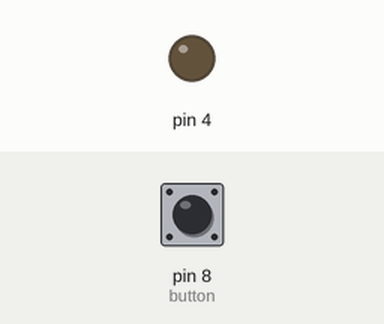
Recording of a sketch running on a simulated Arduino Uno, built with avr-gcc and run on an emulated ATmega328P. On the bench: output pins drawn as LEDs (lit = HIGH). The test bench sets the inputs (shaded band); at power-on: pin 8 (button) LOW.

Above: at 1.2 s.
1.3 s: pin 8 (button) pulled HIGH for 0.15 s
At 2.4 s:
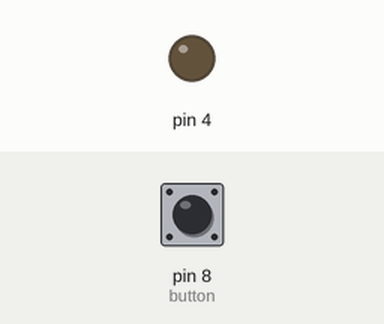
3.0 s: pin 8 (button) pulled HIGH for 1 s
At 3.8 s:
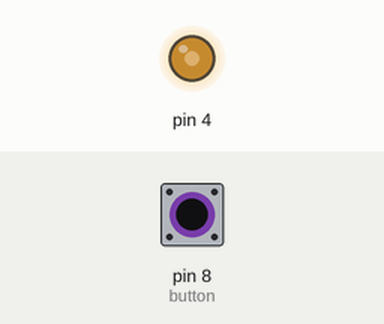
5.5 s: pin 8 (button) pulled HIGH for 3.2 s
At 9.4 s:
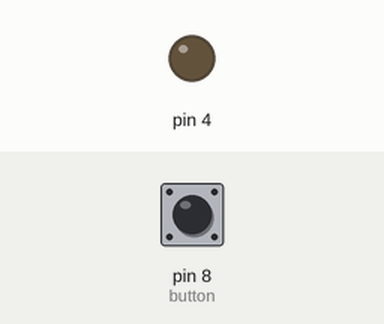
Timing chart, 0 to 10.9 s (numbered marks = the images above; inputs shaded):
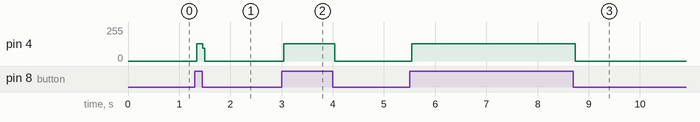

Measured:
- after the input at 1.3 s, pin 4: 0/255 → 128/255 at once, → 0/255 0.12 s later
- after the input at 3.0 s, pin 4: 0/255 → 128/255 at once, → 0/255 1.0 s later
- after the input at 5.5 s, pin 4: 0/255 → 128/255 at once, → 0/255 3.2 s later

The sketch:

button_2.ino
```cpp
int estado = 0; // validate the status of the Button
int salida = 0; // its a variable that allow the button	behaves like a switch.
const int button = 8;

void setup() {
  // put your setup code here, to run once:
  pinMode(button, INPUT);  // PIN 8 is the input of the button
  pinMode(4, OUTPUT);

}


// EXAMPLE 2

void loop() {

     estado = digitalRead(button);

     if(estado == HIGH)
     	       salida = 1 - salida;
     if(salida == 1)
     	       digitalWrite(4, HIGH);
     else
	       digitalWrite(4, LOW);
}
```
